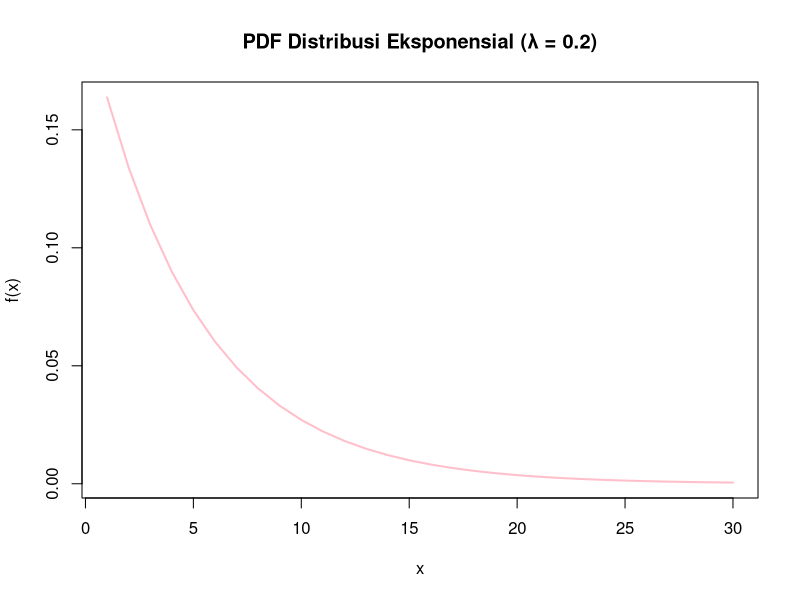
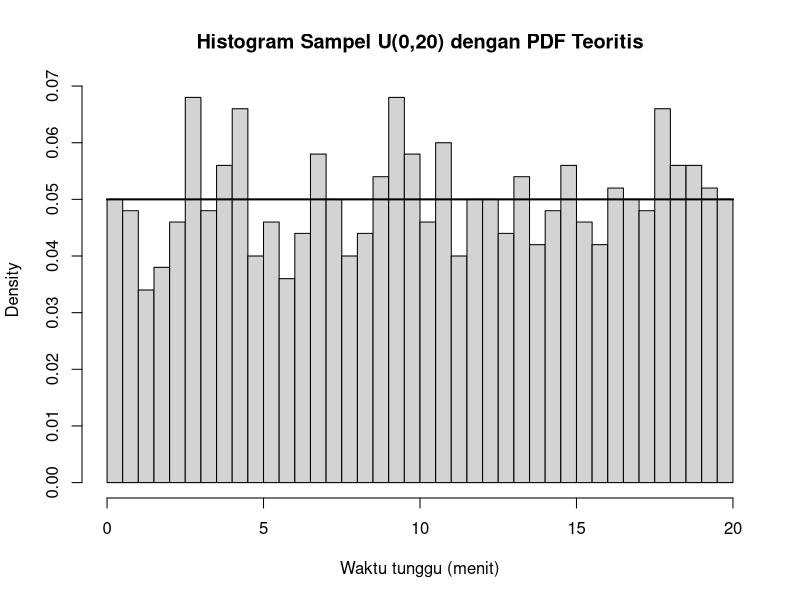
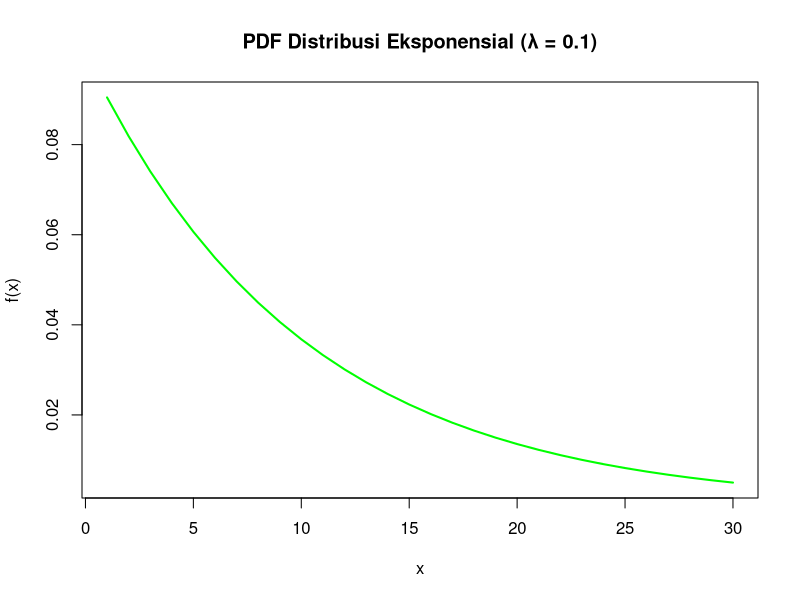
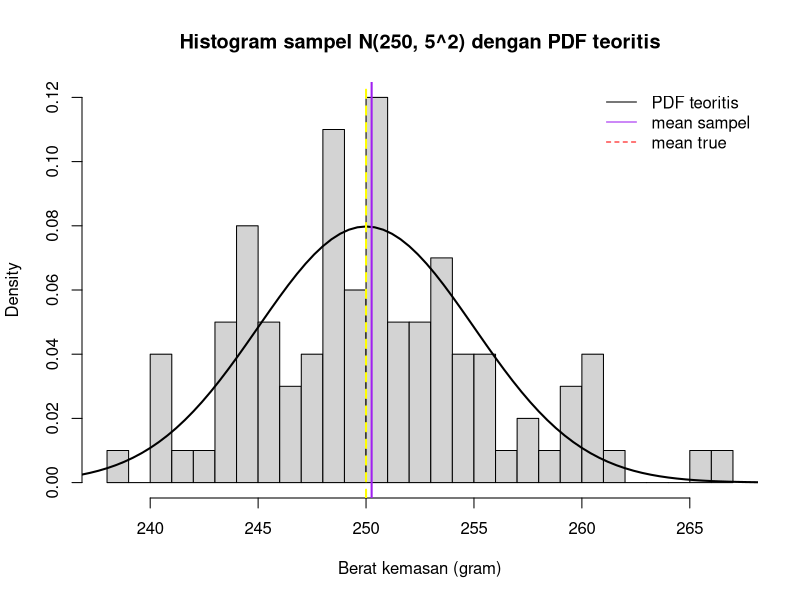

The R source for these figures, in order:
#1. Sebaran Eksponensial

# Soal:
# Rata-rata waktu tunggu mu = 5 menit.
# Berapa peluang P(X > 5)?

# Nilai harapan distribusi eksponensial:
# E[X] = 1/lambda
# Diketahui E[X] = 5, sehingga:
# lambda = 1/5 = 0.2

lambda <- 1/5

# Menghitung peluang P(X > 5)
pexp(5, rate = 1/5, lower.tail = FALSE)

# Cara lain menghitung P(X > 5)
1 - pexp(5, rate = 1/5)


# Contoh: Eksponensial dengan lambda = 0.2
# E[X] = 5
x_dexp <- seq(1, 30, by = 1)
y_dexp <- dexp(x_dexp, rate = 0.2)

plot(x_dexp, y_dexp, type = "l", col = "pink", lwd = 2,
     main = "PDF Distribusi Eksponensial (λ = 0.2)",
     xlab = "x", ylab = "f(x)")


# Simulasi data dari distribusi eksponensial
n <- 5
lambda_true <- 0.2

# 1) Satu sampel
x <- rexp(n, rate = lambda_true)
x

# MLE untuk lambda (rate) dan estimator untuk beta = 1/lambda (scale)
(lambda_hat <- n / sum(x))       # MLE: n / sum(x)
(lambda_hat_unbiased <- (n-1)/n * lambda_hat)  # koreksi tak-bias (n > 1)
(beta_hat <- mean(x))

# Jawaban : Peluang = 0.3678794 atau peluang P(X > 5) adalah 36.79%

#2. Sebaran Uniform Kontinu

# Soal:
# Kereta komuter tiba di stasiun secara acak
# antara pukul 07.00 hingga 07.20
# (interval 20 menit).
# Berapakah ragam (varians) waktu tunggu penumpang?

# Membutuhkan a dan b
# Waktu 07.00 dijadikan menit ke-0
# Waktu 07.20 dijadikan menit ke-20

set.seed(2025)
n <- 1000
a <- 0
b <- 20

# Generate sampel
x <- runif(n, min = a, max = b)

# Nilai density / CDF / quantile contoh
d_values <- dunif(c(0, 10, 20), min = a, max = b)
p_values <- punif(c(0, 10, 20), min = a, max = b)
q_values <- qunif(c(0.25, 0.5, 0.75), min = a, max = b)

# Plot: histogram sampel + overlay PDF teoritis
hist(x, breaks = 30, probability = TRUE,
     main = "Histogram Sampel U(0,20) dengan PDF Teoritis",
     xlab = "Waktu tunggu (menit)")

curve(dunif(x, min = a, max = b),
      from = a, to = b, add = TRUE, lwd = 2)

# Menampilkan ringkasan
mean(x)   # harus dekat dengan (a+b)/2 = 10
var(x)    # harus dekat dengan (b-a)^2 / 12 = (20)^2/12 = 33.3333

#Jawaban : ragam (varians) waktu tunggu penumpang adalah 33,33 menit².


#3. Sebaran Eksponensial

# Soal:
# Masa pakai sensor suhu memiliki rata-rata mu = 10 tahun.
# Berapa peluang sensor tersebut rusak sebelum mencapai usia 5 tahun?

# Nilai harapan distribusi eksponensial:
# E[X] = 1/lambda
# Diketahui E[X] = 10, sehingga:
# lambda = 1/10 = 0.1

lambda <- 1/10

# Menghitung peluang P(X < 5)
pexp(5, rate = 1/10)

# Cara lain menghitung P(X < 5)
1 - pexp(5, rate = 1/10, lower.tail = FALSE)


# Contoh: Eksponensial dengan lambda = 0.1
# E[X] = 10

x_dexp <- seq(1, 30, by = 1)
y_dexp <- dexp(x_dexp, rate = 0.1)

plot(x_dexp, y_dexp, type = "l", col = "green", lwd = 2,
     main = "PDF Distribusi Eksponensial (λ = 0.1)",
     xlab = "x", ylab = "f(x)")


# Simulasi data dari distribusi eksponensial
n <- 5
lambda_true <- 0.1

# 1) Satu sampel
x <- rexp(n, rate = lambda_true)
x

# MLE untuk lambda (rate) dan estimator untuk beta = 1/lambda (scale)
(lambda_hat <- n / sum(x))       # MLE: n / sum(x)
(lambda_hat_unbiased <- (n-1)/n * lambda_hat)  # koreksi tak-bias (n > 1)
(beta_hat <- mean(x))

#Jawaban : Peluang = 0.3934693 atau Peluang sensor suhu mengalami kerusakan sebelum mencapai usia 5 tahun adalah sekitar 39,35%.



#4. Sebaran Normal (Gaussian)

# Soal:
# Berat bersih kemasan kopi menyebar normal dengan
# mu = 250 gram dan sigma = 5 gram.
# Kemasan dianggap underweight jika beratnya kurang dari 240 gram.
# Berapa proporsi produk yang tergolong underweight?

# Membutuhkan mu dan sigma
# mu = 250 gram
# sigma = 5 gram

n <- 100
mu <- 250
sigma <- 5

# Generate sampel
x <- rnorm(n, mean = mu, sd = sigma)

# Menghitung proporsi produk underweight
# Underweight jika X < 240 gram
prop_underweight <- pnorm(240, mean = mu, sd = sigma)
prop_underweight

# Mengubah proporsi menjadi persentase
prop_underweight * 100


# Statistik sampel
(x_bar <- mean(x))                   # estimator untuk mu
(mle_sigma2 <- mean((x - x_bar)^2))  # MLE untuk sigma^2
(sd_sample <- sd(x))                 # simpangan baku sampel


# Plot: histogram + overlay PDF teoritis
hist(x, breaks = 30, probability = TRUE,
     main = "Histogram sampel N(250, 5^2) dengan PDF teoritis",
     xlab = "Berat kemasan (gram)")

curve(dnorm(x, mean = mu, sd = sigma),
      from = mu - 4*sigma,
      to = mu + 4*sigma,
      add = TRUE, lwd = 2)

abline(v = x_bar, col = "purple", lwd = 2)       # mean sampel
abline(v = mu, col = "yellow", lwd = 2, lty = 2)  # mean sebenarnya

legend("topright",
       legend = c("PDF teoritis", "mean sampel", "mean true"),
       lty = c(1, 1, 2),
       col = c("black", "purple", "red"),
       bty = "n")


# Simulasi data
n <- 100
x <- rnorm(n, mean = 250, sd = 5)

# Estimasi MLE manual
(mu_hat <- mean(x))                    # MLE untuk mu
(sigma2_hat <- mean((x - mu_hat)^2))   # MLE untuk sigma^2
var(x)

#Jawaban : proporsi produk yang tergolong underweight = 0.02275013 atau dari seluruh produk, diperkirakan sekitar 2,28% kemasan memiliki berat kurang dari 240 gram.
